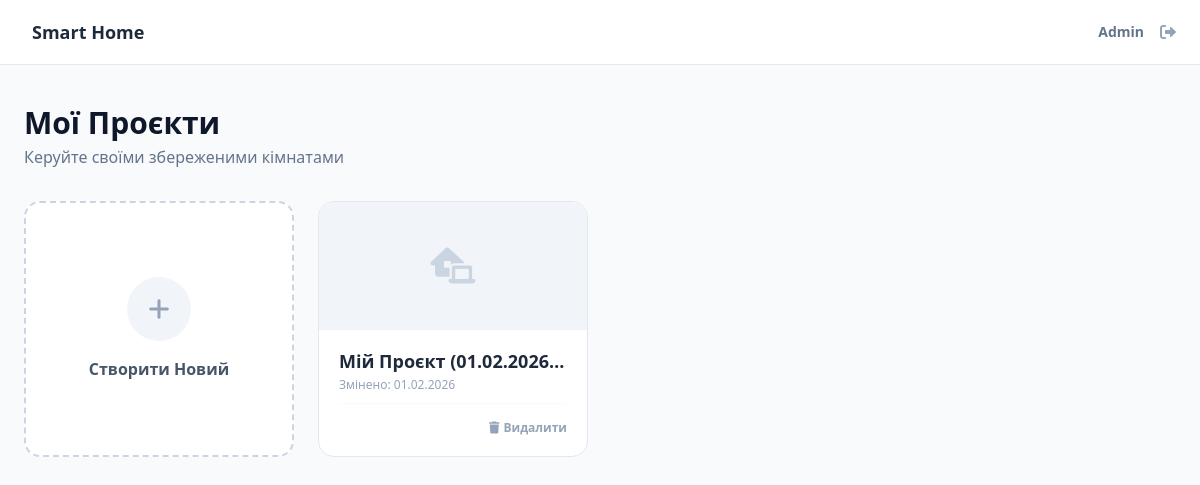
Page /dashboard (signed in) on the earlier database version.
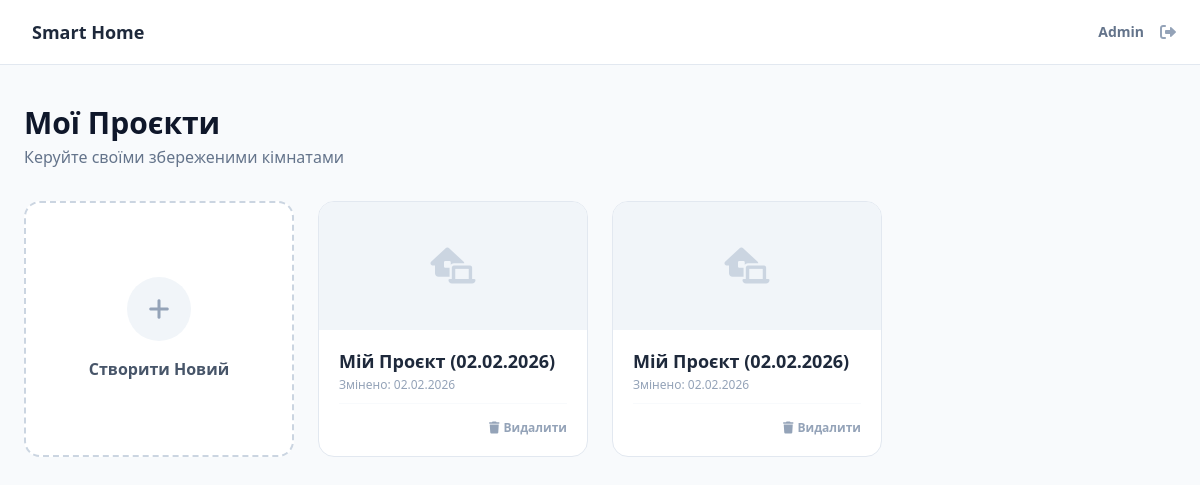
Same page on the later database version.
### app.py (models this page shows)
class User(db.Model, UserMixin):
    id = db.Column(db.Integer, primary_key=True)
    username = db.Column(db.String(20), unique=True, nullable=False)
    email = db.Column(db.String(120), unique=True, nullable=False)
    password = db.Column(db.String(60), nullable=False)
    projects = db.relationship('Project', backref='author', lazy=True)

class Project(db.Model):
    id = db.Column(db.Integer, primary_key=True)
    name = db.Column(db.String(100), nullable=False)
    data = db.Column(db.Text, nullable=False)
    date_posted = db.Column(db.DateTime, nullable=False, default=datetime.utcnow)
    user_id = db.Column(db.Integer, db.ForeignKey('user.id'), nullable=False)

### app.py (the view)
@app.route('/dashboard')
@login_required
def dashboard():
    projects = Project.query.filter_by(user_id=current_user.id).order_by(Project.date_posted.desc()).all()
    return render_template('dashboard.html', projects=projects)

### app.py (called while the page is built)
@login_manager.user_loader
def load_user(user_id):
    return User.query.get(int(user_id))

### templates/dashboard.html (shortened to what this page needs)
<!DOCTYPE html>
<html lang="uk">
<head>
    <script src="https://cdn.tailwindcss.com"></script>
    <link rel="stylesheet" href="https://cdnjs.cloudflare.com/ajax/libs/font-awesome/6.0.0/css/all.min.css">
</head>
<body class="bg-slate-50 min-h-screen text-slate-900">
    <header class="bg-white border-b border-slate-200 sticky top-0 z-50">
        <div class="max-w-7xl mx-auto px-6 h-16 flex justify-between items-center">
            <a href="/" class="flex items-center space-x-2 text-slate-800 hover:text-blue-600 transition">
                <span class="font-bold text-lg">Smart Home</span>
            </a>
            <div class="flex items-center space-x-4">
                <span class="text-sm font-bold text-slate-500">{{ current_user.username }}</span>
                <a href="{{ url_for('logout') }}" class="text-slate-400 hover:text-red-500 transition" title="Вийти">
                    <i class="fa-solid fa-right-from-bracket"></i>
                </a>
            </div>
        </div>
    </header>
    <main class="max-w-7xl mx-auto px-6 py-10">
        <div class="flex justify-between items-end mb-8">
            <div>
                <h1 class="text-3xl font-black text-slate-900">Мої Проєкти</h1>
                <p class="text-slate-500 mt-1">Керуйте своїми збереженими кімнатами</p>
            </div>
        </div>
        <div class="grid grid-cols-1 sm:grid-cols-2 lg:grid-cols-4 gap-6">
            <a href="/editor" class="group bg-white border-2 border-dashed border-slate-300 rounded-2xl flex flex-col items-center justify-center p-8 h-64 hover:border-blue-500 hover:bg-blue-50 transition cursor-pointer">
                <div class="w-16 h-16 bg-slate-100 rounded-full flex items-center justify-center mb-4 group-hover:bg-blue-200 transition">
                    <i class="fa-solid fa-plus text-2xl text-slate-400 group-hover:text-blue-600"></i>
                </div>
                <span class="font-bold text-slate-600 group-hover:text-blue-700">Створити Новий</span>
            </a>
            {% for project in projects %}
            <div class="bg-white border border-slate-200 rounded-2xl overflow-hidden hover:shadow-xl transition-all duration-300 group relative flex flex-col h-64" id="project-card-{{ project.id }}">
                <div class="bg-slate-100 h-32 flex items-center justify-center relative overflow-hidden group-hover:bg-slate-200 transition">
                </div>
                <div class="p-5 flex-1 flex flex-col justify-between">
                    <div>
                        <h3 class="font-bold text-lg text-slate-800 leading-tight mb-1 truncate">{{ project.name }}</h3>
                        <p class="text-xs text-slate-400">Змінено: {{ project.date_posted.strftime('%d.%m.%Y') }}</p>
                    </div>
                    <div class="flex justify-end pt-4 border-t border-slate-50 mt-2">
                        <button onclick="deleteProject({{ project.id }})" class="text-xs font-bold text-slate-400 hover:text-red-500 flex items-center gap-1 transition">
                            <i class="fa-solid fa-trash"></i> Видалити
                        </button>
                    </div>
                </div>
            </div>
            {% endfor %}
        </div>
    </main>
</body>
</html>

Differences in the rows shown:
added Project: name "Мій Проєкт (02.02.2026)", date_posted "02.02.2026"
changed Project (number 2 of 2 on the later page): name "Мій Проєкт (01.02.2026…" → "Мій Проєкт (02.02.2026)"; date_posted "01.02.2026" → "02.02.2026"
